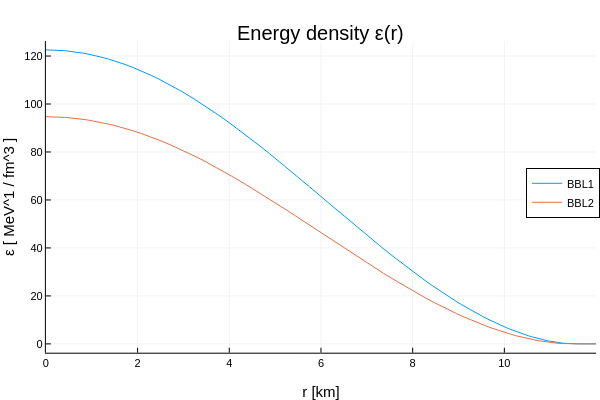

Notebook cell for this chart:
### Code cell
sol1 = solveTOVeq(setupTOVeq(bbl1_eos_wc, central_pressue_1[idx_1]), Tsit5(), reltol = 1e-8, dt = .01)
sol2 = solveTOVeq(setupTOVeq(bbl2_eos_wc, central_pressue_2[idx_2]), Tsit5(), reltol = 1e-8, dt = .01)

plot(sol1.r/10^5, convertValue(sol1.e, EnergyDensityDim(), CGS(), NuclearUnits()), label = "BBL1", legend = :right)
plot!(sol2.r/10^5, convertValue(sol2.e, EnergyDensityDim(), CGS(), NuclearUnits()), label = "BBL2")
#plot!(sol2.r[sol2.r .< 12], sol2.e[sol2.r .< 12], label = "BBL2")
xlims!((0,12))
title!("Energy density ε(r)")
ylabel!("ε [ MeV^1 / fm^3 ]")
xlabel!("r [km]")

### Figure 1 — Plotly figure (JSON) as saved in the notebook; plotly's stock layout.template omitted (floating-point values rounded to 4 significant figures; data arrays with more than 128 entries replaced by an {"elided": "..."} marker saying what was removed)
{"data": [{"colorbar": {"len": 0.8657, "title": "", "x": 0.9934, "y": 0.5087}, "legendgroup": "BBL1", "line": {"color": "rgba(0, 154, 250, 1.000)", "dash": "solid", "shape": "linear", "width": 1}, "mode": "lines", "name": "BBL1", "showlegend": true, "type": "scatter", "x": {"elided": "588 float values"}, "xaxis": "x", "y": {"elided": "588 float values"}, "yaxis": "y"}, {"colorbar": {"len": 0.8657, "title": "", "x": 0.9934, "y": 0.5087}, "legendgroup": "BBL2", "line": {"color": "rgba(227, 111, 71, 1.000)", "dash": "solid", "shape": "linear", "width": 1}, "mode": "lines", "name": "BBL2", "showlegend": true, "type": "scatter", "x": {"elided": "582 float values"}, "xaxis": "x", "y": {"elided": "582 float values"}, "yaxis": "y"}], "layout": {"annotations": [{"font": {"color": "rgba(0, 0, 0, 1.000)", "family": "sans-serif", "size": 20}, "rotation": 0, "showarrow": false, "text": "Energy density ε(r)", "x": 0.535, "xanchor": "center", "xref": "paper", "y": 1, "yanchor": "top", "yref": "paper"}], "height": 400, "legend": {"bgcolor": "rgba(255, 255, 255, 1.000)", "bordercolor": "rgba(0, 0, 0, 1.000)", "borderwidth": 1, "font": {"color": "rgba(0, 0, 0, 1.000)", "family": "sans-serif", "size": 11}, "title": {"font": {"color": "rgba(0, 0, 0, 1.000)", "family": "sans-serif", "size": 15}, "text": ""}, "tracegroupgap": 0, "traceorder": "normal", "x": 1, "xanchor": "right", "y": 0.52, "yanchor": "middle"}, "margin": {"b": 20, "l": 0, "r": 0, "t": 20}, "paper_bgcolor": "rgba(255, 255, 255, 1.000)", "plot_bgcolor": "rgba(255, 255, 255, 1.000)", "showlegend": true, "width": 600, "xaxis": {"anchor": "y", "domain": [0.07647, 0.9934], "gridcolor": "rgba(0, 0, 0, 0.100)", "gridwidth": 0.5, "linecolor": "rgba(0, 0, 0, 1.000)", "mirror": false, "range": [0, 12], "showgrid": true, "showline": true, "showticklabels": true, "tickangle": 0, "tickcolor": "rgb(0, 0, 0)", "tickfont": {"color": "rgba(0, 0, 0, 1.000)", "family": "sans-serif", "size": 11}, "tickmode": "array", "ticks": "inside", "ticktext": ["0", "2", "4", "6", "8", "10", "12"], "tickvals": [0, 2, 4, 6, 8, 10, 12], "title": "r [km]", "titlefont": {"color": "rgba(0, 0, 0, 1.000)", "family": "sans-serif", "size": 15}, "type": "-", "visible": true, "zeroline": false, "zerolinecolor": "rgba(0, 0, 0, 1.000)"}, "yaxis": {"anchor": "x", "domain": [0.07581, 0.9415], "gridcolor": "rgba(0, 0, 0, 0.100)", "gridwidth": 0.5, "linecolor": "rgba(0, 0, 0, 1.000)", "mirror": false, "range": [-3.677, 126.2], "showgrid": true, "showline": true, "showticklabels": true, "tickangle": 0, "tickcolor": "rgb(0, 0, 0)", "tickfont": {"color": "rgba(0, 0, 0, 1.000)", "family": "sans-serif", "size": 11}, "tickmode": "array", "ticks": "inside", "ticktext": ["0", "20", "40", "60", "80", "100", "120"], "tickvals": [0, 20, 40, 60, 80, 100, 120], "title": "ε [ MeV^1 / fm^3 ]", "titlefont": {"color": "rgba(0, 0, 0, 1.000)", "family": "sans-serif", "size": 15}, "type": "-", "visible": true, "zeroline": false, "zerolinecolor": "rgba(0, 0, 0, 1.000)"}}}
